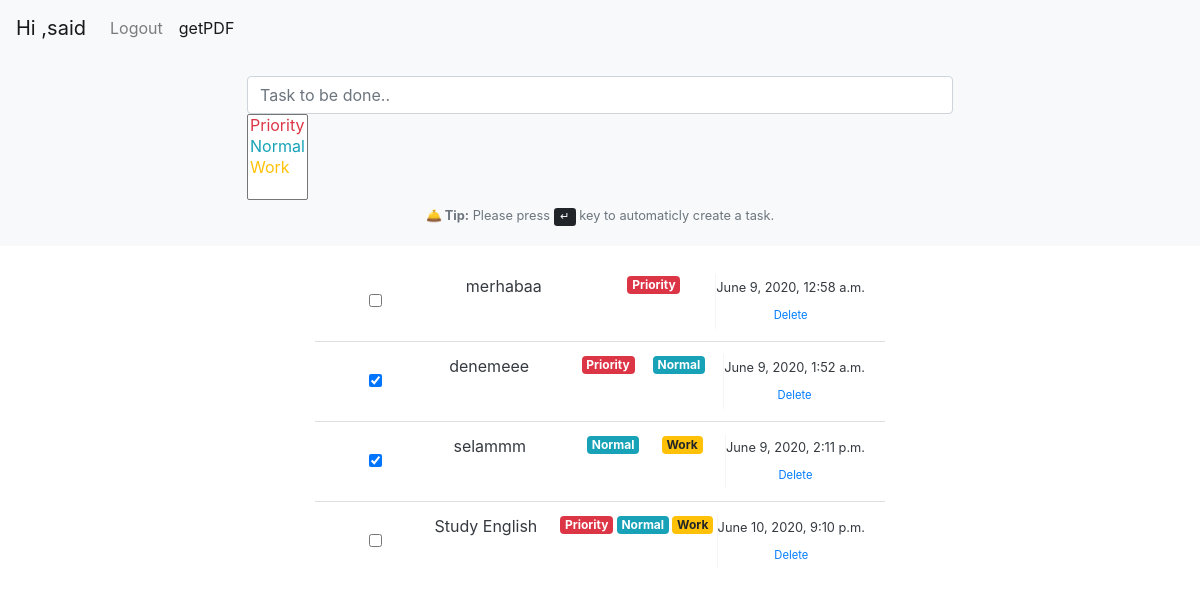
The app's page / (signed in) with its own data.
### tasks/models.py (models this page shows, shortened)
class Task(models.Model):
    user = models.ForeignKey('auth.User', verbose_name="User", on_delete=models.DO_NOTHING, related_name="tasks")
    task = models.CharField(max_length=250, db_index=True, verbose_name="Task")
    is_completed = models.BooleanField(default=False, verbose_name="Is completed ?")
    created_at = models.DateTimeField(auto_now_add=True)

### tags/models.py (models this page shows, shortened)
class Tag(models.Model):
    tag = models.CharField(max_length=50, db_index=True, verbose_name="Tag")
    css_color = models.CharField(max_length=50, default="null", verbose_name="Css Color for Bootstrap")
    created_at = models.DateTimeField(auto_now_add=True)

### tasks/views.py (the view)
# urls.py: url(r'^$', task_index),
def task_index(request):
    if not request.user.is_authenticated:
        return redirect('/accounts/login')
    user = User.objects.get(id=request.user.id)
    tasks = user.tasks.all()
    taskTagIntegration = TagsTaskIntegration.objects.all()
    tags = Tag.objects.all()
    return render(request, 'index.html', {'tasks': tasks, 'taskTagIntegration': taskTagIntegration, 'tags': tags})

### templates/index.html (shortened to what this page needs)
{% load static %}
<!DOCTYPE html>
<html lang="en">
    <head>
        <link rel="stylesheet" href="https://stackpath.bootstrapcdn.com/bootstrap/4.4.1/css/bootstrap.min.css">
        <link href="https://cdn.jsdelivr.net/gh/gitbrent/bootstrap4-toggle@3.6.1/css/bootstrap4-toggle.min.css" rel="stylesheet">
        <link rel="stylesheet" href="https://cdn.jsdelivr.net/npm/bootstrap-select@1.13.14/dist/css/bootstrap-select.min.css">
    </head>
<body>
<nav class="navbar navbar-expand-lg navbar-light bg-light">
  <a class="navbar-brand" href="#">{% if request.user.is_authenticated %}
                Hi ,{{ request.user.get_username }}
            {% endif %}</a>
  <div class="collapse navbar-collapse" id="navbarSupportedContent">
    <ul class="navbar-nav mr-auto">
      <li class="nav-item">
        <a class="nav-link" href="{% url 'accounts:logout' %}">Logout <span class="sr-only">(current)</span></a>
      </li>
              <li class="nav-item active">
            <a class="nav-link" href="{% url 'tasks:some_view' %}">getPDF</a>
      </li>
    </ul>
  </div>
</nav>
        <div class="container-fluid text-dark">
            <div class="row bg-light pl-5 pr-5 pt-1 pb-1 mb-3">
                <div class="col-8 offset-2">
                    <div class="form-group mt-3">
                        <input autoComplete="off" id="taskInput" name="task" type="text" class="form-control" placeholder="Task to be done.."/>
                        <select class="selectpicker" multiple title="Choose Labels" id="tags" name = 'tags'>
                            <option class="text-danger" value="priority">Priority</option>
                            <option class="text-info" value="normal">Normal</option>
                            <option class="text-warning" value="work">Work</option>
                        </select>
                        <small class="form-text text-muted text-center"><b>🛎️ Tip:</b> Please press <kbd>↵</kbd> key to automaticly create a task.</small>
                    </div>
                </div>
            </div>
            <div class="row">
                <div class="col-6 offset-3">
                    <ul class="list-group list-group-flush">
                        {% for task in tasks %}
                        <li class="list-group-item">
                            <div class="d-flex w-100 justify-content-between">
                                <div class="text-center" style="min-width: 80px; align-self: center;"><input type="checkbox" onchange="myFunction(this);" id="{{ task.id }}" {% if task.is_completed == 1 %}
                                checked
                                {% endif %}  data-toggle="toggle" data-on="<b>&check;</b>" data-onstyle="success" data-off="&check;" data-style="fast" /></div>
                                <div class="pl-3 pr-3" style="text-align: justify;">{{ task.task }}</div><br>
                                {% for integration in taskTagIntegration %}
                                    {% if integration.task_id == task.id %}
                                        {% for tag in tags %}
                                            {% if tag.id == integration.tag_id %}
                                            <h6><span class="badge badge-{{ tag.css_color }}">{{ tag.tag }}</span></h6>
                                            {% endif %}
                                        {% endfor %}
                                    {% endif %}
                                {% endfor %}
                                <div class="text-center" style="border-left:1px solid whitesmoke; min-width: 100px; align-self: center;"><small>{{ task.created_at }}</small><br/>
                                <button type="button" class="btn btn-sm btn-link btn-delete" id="{{ task.id }}"><small>Delete</small></button></div>
                            </div>
                        </li>
                       {% endfor %}
                    </ul>
                </div>
            </div>
        </div>
    </body>
</html>

### records on screen
Task: task "merhabaa", created_at "June 9, 2020, 12:58 a.m."
Tag: tag "Priority"
Task: is_completed "☑", task "denemeee", created_at "June 9, 2020, 1:52 a.m."
Tag: tag "Normal"
Task: is_completed "☑", task "selammm", created_at "June 9, 2020, 2:11 p.m."
Tag: tag "Work"
Task: task "Study English", created_at "June 10, 2020, 9:10 p.m."

### other values on screen
{{ request.user.get_username }} "said"
